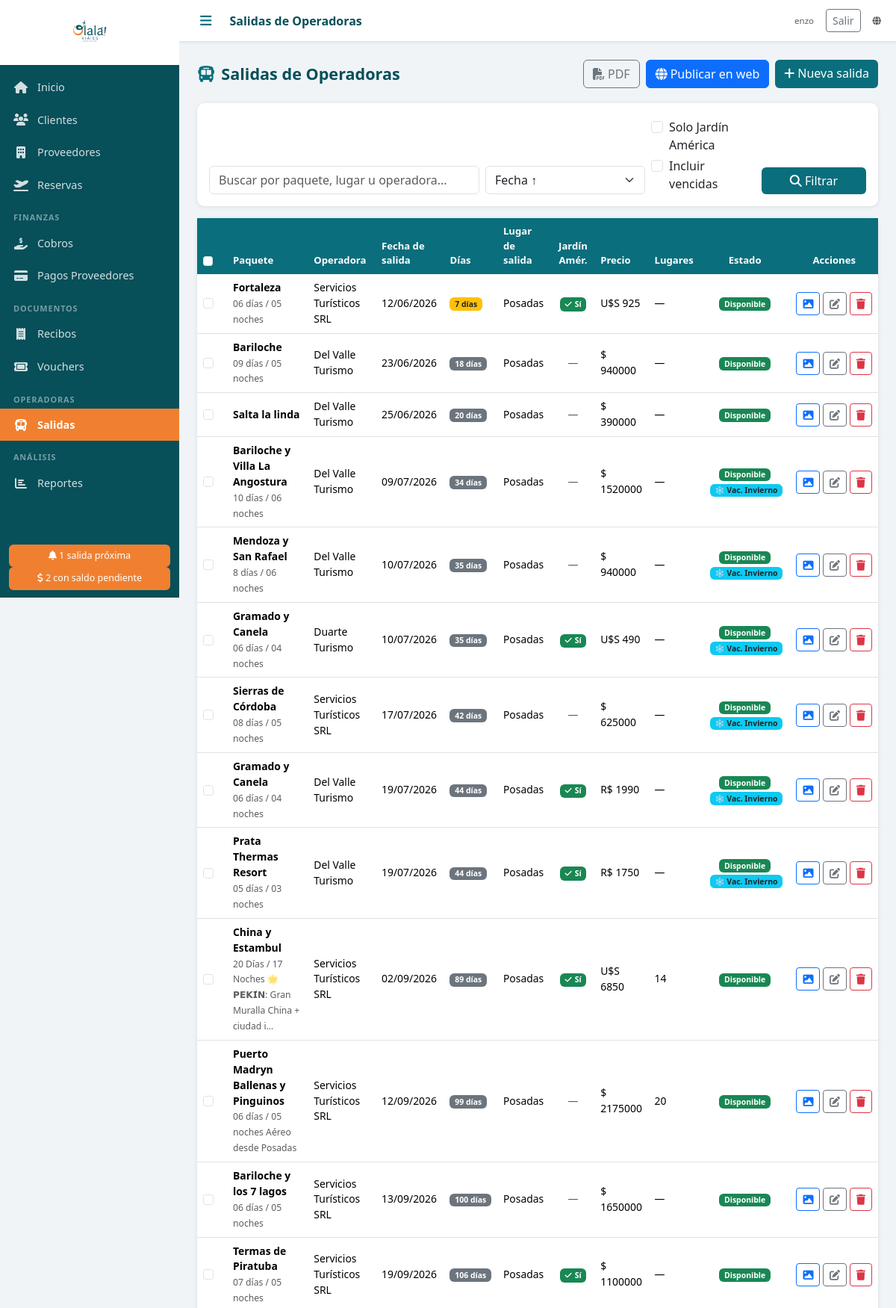
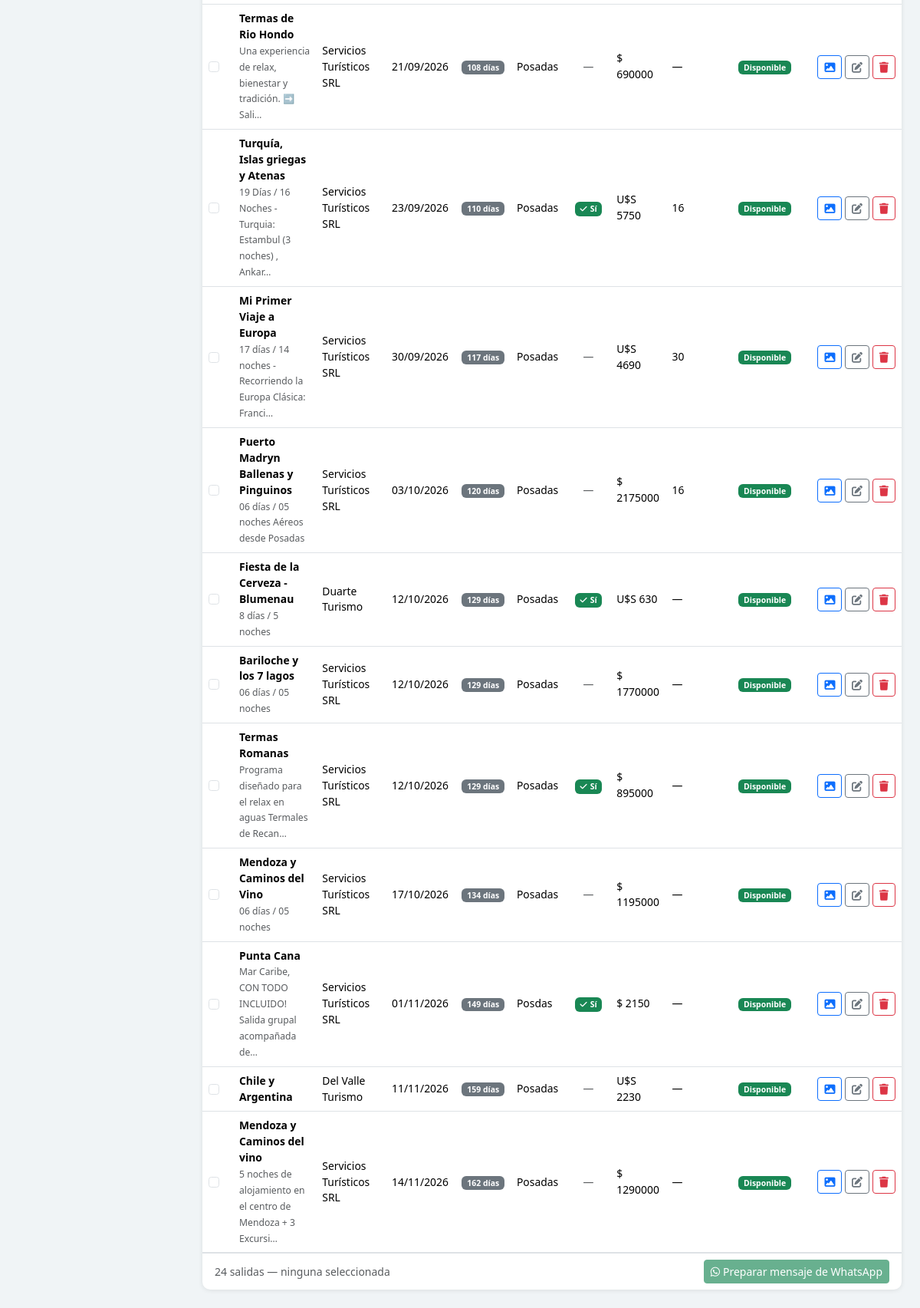
Page /salidas/ (signed in) on the committed database (2 pictures, top to bottom).
### agencia/models.py (models this page shows, shortened)
class Salida(models.Model):
    operadora = models.ForeignKey(
        Proveedor, on_delete=models.SET_NULL, null=True, blank=True,
        verbose_name='Operadora', related_name='salidas',
        limit_choices_to={'activo': True}
    )
    nombre_paquete = models.CharField('Nombre del paquete', max_length=200)
    fecha_salida = models.DateField('Fecha de salida')
    lugar_salida = models.CharField('Lugar de salida', max_length=200)
    pasa_por_jardin_america = models.BooleanField('Pasa por Jardín América', default=False)
    descripcion = models.TextField('Descripción / Itinerario', blank=True)
    servicios_incluidos = models.TextField('Servicios incluidos', blank=True, help_text='Un servicio por línea. Ej: Traslado de ida y vuelta\nAlojamiento en hotel 3 estrellas\nDesayuno incluido')
    foto = models.ImageField('Foto del paquete', upload_to=_sanitizar_nombre_foto, blank=True, null=True)
    precio = models.DecimalField('Precio', max_digits=12, decimal_places=2, null=True, blank=True)
    moneda = models.CharField('Moneda', max_length=3, choices=MONEDAS, default='ARS')
    cupos = models.PositiveIntegerField('Lugares disponibles', null=True, blank=True)
    vacaciones_invierno = models.BooleanField('Vacaciones de invierno', default=False)
    agotado = models.BooleanField('Agotado', default=False)
    notas = models.TextField('Notas internas', blank=True)
    created_at = models.DateTimeField(auto_now_add=True)
    class Meta:
        verbose_name = 'Salida'
        verbose_name_plural = 'Salidas'
        ordering = ['fecha_salida']
    def dias_restantes(self):
        from django.utils import timezone
        hoy = timezone.now().date()
        return (self.fecha_salida - hoy).days

class Proveedor(models.Model):
    TIPOS = [
        ('AEROLINEA', 'Aerolínea'),
        ('HOTEL', 'Hotel'),
        ('CRUCERO', 'Crucero'),
        ('AGENCIA', 'Agencia Mayorista'),
        ('OPERADOR', 'Operador Mayorista'),
        ('TRASLADO', 'Traslado'),
        ('SEGURO', 'Seguro de Viaje'),
        ('EXCURSION', 'Excursión'),
        ('OTRO', 'Otro'),
    ]
    nombre = models.CharField('Nombre', max_length=200)
    tipo = models.CharField('Tipo', max_length=20, choices=TIPOS, default='OTRO')
    comision_porcentaje = models.DecimalField('Comisión (%)', max_digits=5, decimal_places=2, default=0)
    contacto = models.CharField('Contacto', max_length=100, blank=True)
    email = models.EmailField('Email', blank=True)
    telefono = models.CharField('Teléfono', max_length=50, blank=True)
    notas = models.TextField('Notas', blank=True)
    activo = models.BooleanField('Activo', default=True)
    created_at = models.DateTimeField(auto_now_add=True)
    class Meta:
        verbose_name = 'Proveedor'
        verbose_name_plural = 'Proveedores'
        ordering = ['nombre']
    def __str__(self):
        return self.nombre

### agencia/views.py (the view)
# urls.py: path('salidas/', login_required(views.salidas_lista), name='salidas_lista'),
def salidas_lista(request):
    orden = request.GET.get('orden', 'fecha_salida')
    if orden not in ORDENES_VALIDOS_SALIDAS:
        orden = 'fecha_salida'
    q = request.GET.get('q', '')
    solo_jardin = request.GET.get('jardin', '')
    ver_todas = request.GET.get('todas', '') == '1'
    salidas = _salidas_qs(ver_todas=ver_todas)
    if q:
        salidas = salidas.filter(
            Q(nombre_paquete__icontains=q) |
            Q(lugar_salida__icontains=q) |
            Q(operadora__nombre__icontains=q)
        )
    if solo_jardin == '1':
        salidas = salidas.filter(pasa_por_jardin_america=True)
    salidas = list(salidas.order_by(orden))
    import json as _json
    SIMBOLOS = {'ARS': '$', 'USD': 'U$S', 'BRL': 'R$'}
    salidas_json = _json.dumps([{
        'pk': s.pk,
        'nombre': s.nombre_paquete,
        'fecha': s.fecha_salida.isoformat(),
        'lugar': s.lugar_salida,
        'jardin': s.pasa_por_jardin_america,
        'precio': float(s.precio) if s.precio else None,
        'simbolo': SIMBOLOS.get(s.moneda, s.moneda),
        'cupos': s.cupos,
        'agotado': s.agotado,
        'descripcion': s.descripcion,
    } for s in salidas], ensure_ascii=False)
    return render(request, 'salidas/lista.html', {
        'salidas': salidas,
        'salidas_json': salidas_json,
        'q': q,
        'orden': orden,
        'solo_jardin': solo_jardin,
        'ver_todas': ver_todas,
    })

### templates/salidas/lista.html (shortened to what this page needs)
{% extends 'base.html' %}
{% block topbar_title %}Salidas de Operadoras{% endblock %}
{% block content %}
<div class="page-header">
  <h2><i class="fas fa-bus me-2 text-teal"></i>Salidas de Operadoras</h2>
  <div class="d-flex gap-2">
    <a href="{% url 'salidas_pdf' %}{% if request.GET %}?{{ request.GET.urlencode }}{% endif %}" class="btn btn-outline-secondary" target="_blank">
      <i class="fas fa-file-pdf me-1"></i>PDF
    </a>
    <a href="{% url 'publicar_web' %}" class="btn btn-primary" id="btn-publicar-web"
       onclick="return confirmarPublicarWeb()">
      <i class="fas fa-globe me-1"></i>Publicar en web
    </a>
    <a href="{% url 'salida_nueva' %}" class="btn btn-teal"><i class="fas fa-plus me-1"></i>Nueva salida</a>
  </div>
</div>
<div class="card mb-3">
  <div class="card-body">
    <form method="get" class="row g-2 align-items-end">
      <div class="col-md-5">
        <input type="text" name="q" value="{{ q }}" class="form-control" placeholder="Buscar por paquete, lugar u operadora...">
      </div>
      <div class="col-md-3">
        <select name="orden" class="form-select">
          <option value="fecha_salida" {% if orden == 'fecha_salida' %}selected{% endif %}>Fecha ↑</option>
        </select>
      </div>
      <div class="col-md-2">
        <div class="form-check mt-1">
          <input class="form-check-input" type="checkbox" name="jardin" value="1" id="chkJardin" {% if solo_jardin == '1' %}checked{% endif %}>
          <label class="form-check-label" for="chkJardin">Solo Jardín América</label>
        </div>
        <div class="form-check mt-1">
          <input class="form-check-input" type="checkbox" name="todas" value="1" id="chkTodas" {% if ver_todas %}checked{% endif %}>
          <label class="form-check-label" for="chkTodas">Incluir vencidas</label>
        </div>
      </div>
      <div class="col-md-2 d-flex gap-2">
        <button class="btn btn-teal w-100" type="submit"><i class="fas fa-search"></i> Filtrar</button>
      </div>
    </form>
  </div>
</div>
<div class="card">
  <div class="card-body p-0">
    <div class="table-responsive">
      <table class="table table-hover mb-0">
        <thead class="table-light">
          <tr>
            <th style="width:40px">
              <input class="form-check-input" type="checkbox" id="chkTodos" title="Seleccionar todo">
            </th>
            <th>Paquete</th>
            <th>Operadora</th>
            <th>Fecha de salida</th>
            <th>Días</th>
            <th>Lugar de salida</th>
            <th class="text-center">Jardín Amér.</th>
            <th>Precio</th>
            <th>Lugares</th>
            <th class="text-center">Estado</th>
            <th class="text-center">Acciones</th>
          </tr>
        </thead>
        <tbody>
          {% for s in salidas %}
          {% with dias=s.dias_restantes %}
          <tr class="fila-salida">
            <td><input class="form-check-input chk-salida" type="checkbox" value="{{ s.pk }}"></td>
            <td>
              <span class="fw-semibold">{{ s.nombre_paquete }}</span>
              {% if s.descripcion %}<br><small class="text-muted">{{ s.descripcion|truncatechars:60 }}</small>{% endif %}
            </td>
            <td>{{ s.operadora|default:"—" }}</td>
            <td>{{ s.fecha_salida|date:"d/m/Y" }}</td>
            <td>
              {% if dias == 0 %}<span class="badge bg-danger">Hoy</span>
              {% elif dias == 1 %}<span class="badge bg-warning text-dark">Mañana</span>
              {% elif dias <= 7 %}<span class="badge bg-warning text-dark">{{ dias }} días</span>
              {% else %}<span class="badge bg-secondary">{{ dias }} días</span>{% endif %}
            </td>
            <td>{{ s.lugar_salida }}</td>
            <td class="text-center">
              {% if s.pasa_por_jardin_america %}
                <span class="badge bg-success"><i class="fas fa-check me-1"></i>Sí</span>
              {% else %}<span class="text-muted">—</span>{% endif %}
            </td>
            <td>
              {% if s.precio %}
                {% if s.moneda == 'ARS' %}${% elif s.moneda == 'USD' %}U$S{% else %}R${% endif %}
                {{ s.precio|floatformat:0 }}
              {% else %}—{% endif %}
            </td>
            <td>{{ s.cupos|default:"—" }}</td>
            <td class="text-center">
              {% if s.agotado %}
                <span class="badge bg-danger">AGOTADO</span>
              {% else %}
                <span class="badge bg-success">Disponible</span>
              {% endif %}
              {% if s.vacaciones_invierno %}
                <span class="badge bg-info text-dark ms-1">❄️ Vac. Invierno</span>
              {% endif %}
            </td>
            <td class="text-center text-nowrap">
              <a href="{% url 'salida_flyer' s.pk %}" class="btn btn-sm btn-outline-primary" title="Descargar flyer JPG (9:16)"><i class="fas fa-image"></i></a>
              <a href="{% url 'salida_editar' s.pk %}" class="btn btn-sm btn-outline-secondary" title="Editar"><i class="fas fa-edit"></i></a>
              <a href="{% url 'salida_eliminar' s.pk %}" class="btn btn-sm btn-outline-danger" title="Eliminar"><i class="fas fa-trash"></i></a>
            </td>
          </tr>
          {% endwith %}
          {% endfor %}
        </tbody>
      </table>
    </div>
    {% if salidas %}
    <div class="px-3 py-2 border-top d-flex align-items-center justify-content-between">
      <span class="text-muted small">
        {{ salidas|length }} salida{% if salidas|length != 1 %}s{% endif %} —
        <span id="txt-seleccionadas">ninguna seleccionada</span>
      </span>
      <button type="button" class="btn btn-success btn-sm" id="btn-whatsapp" disabled>
        <i class="fab fa-whatsapp me-1"></i>Preparar mensaje de WhatsApp
      </button>
    </div>
    {% endif %}
  </div>
</div>
{% endblock %}

### templates/base.html (shortened to what this page needs)
<!DOCTYPE html>
<html lang="es">
<head>
  {% load static %}
  <link rel="stylesheet" href="https://cdn.jsdelivr.net/npm/bootstrap@5.3.2/dist/css/bootstrap.min.css">
  <link rel="stylesheet" href="https://cdnjs.cloudflare.com/ajax/libs/font-awesome/6.5.0/css/all.min.css">
  <link rel="stylesheet" href="{% static 'css/olala.css' %}">
</head>
<body>
<div class="sidebar" id="sidebar">
  <div class="sidebar-logo">
    <img src="{% static 'img/logo.png' %}" alt="Olalá Viajes" class="logo-img">
  </div>
  <nav class="sidebar-nav">
    <a href="{% url 'dashboard' %}" class="nav-item {% if request.resolver_match.url_name == 'dashboard' %}active{% endif %}">
      <i class="fas fa-home"></i><span>Inicio</span>
    </a>
    <a href="{% url 'clientes_lista' %}" class="nav-item {% if 'cliente' in request.resolver_match.url_name %}active{% endif %}">
      <i class="fas fa-users"></i><span>Clientes</span>
    </a>
    <a href="{% url 'proveedores_lista' %}" class="nav-item {% if 'proveedor' in request.resolver_match.url_name %}active{% endif %}">
      <i class="fas fa-building"></i><span>Proveedores</span>
    </a>
    <a href="{% url 'reservas_lista' %}" class="nav-item {% if 'reserva' in request.resolver_match.url_name %}active{% endif %}">
      <i class="fas fa-plane-departure"></i><span>Reservas</span>
    </a>
    <div class="nav-section">Finanzas</div>
    <a href="{% url 'cobros_lista' %}" class="nav-item {% if 'cobro' in request.resolver_match.url_name %}active{% endif %}">
      <i class="fas fa-hand-holding-dollar"></i><span>Cobros</span>
    </a>
    <a href="{% url 'pagos_proveedor_lista' %}" class="nav-item {% if 'pago_proveedor' in request.resolver_match.url_name %}active{% endif %}">
      <i class="fas fa-credit-card"></i><span>Pagos Proveedores</span>
    </a>
    <div class="nav-section">Documentos</div>
    <a href="{% url 'recibos_lista' %}" class="nav-item {% if 'recibo' in request.resolver_match.url_name %}active{% endif %}">
      <i class="fas fa-receipt"></i><span>Recibos</span>
    </a>
    <a href="{% url 'vouchers_lista' %}" class="nav-item {% if 'voucher' in request.resolver_match.url_name %}active{% endif %}">
      <i class="fas fa-ticket"></i><span>Vouchers</span>
    </a>
    <div class="nav-section">Operadoras</div>
    <a href="{% url 'salidas_lista' %}" class="nav-item {% if 'salida' in request.resolver_match.url_name %}active{% endif %}">
      <i class="fas fa-bus"></i><span>Salidas</span>
    </a>
    <div class="nav-section">Análisis</div>
    <a href="{% url 'reportes' %}" class="nav-item {% if 'reporte' in request.resolver_match.url_name %}active{% endif %}">
      <i class="fas fa-chart-bar"></i><span>Reportes</span>
    </a>
  </nav>
  {% if alertas_salidas > 0 or alertas_saldos > 0 %}
  <div class="sidebar-alerts">
    {% if alertas_salidas > 0 %}
    <a href="{% url 'dashboard' %}" class="alert-badge">
      <i class="fas fa-bell"></i> {{ alertas_salidas }} salida{% if alertas_salidas != 1 %}s{% endif %} próxima{% if alertas_salidas != 1 %}s{% endif %}
    </a>
    {% endif %}
    {% if alertas_saldos > 0 %}
    <a href="{% url 'reporte_saldos' %}" class="alert-badge">
      <i class="fas fa-dollar-sign"></i> {{ alertas_saldos }} con saldo pendiente
    </a>
    {% endif %}
  </div>
  {% endif %}
</div>
<div class="main-content">
  <div class="topbar">
    <button class="btn-menu" onclick="toggleSidebar()"><i class="fas fa-bars"></i></button>
    <div class="topbar-title">{% block topbar_title %}{% endblock %}</div>
    <div class="topbar-right d-flex align-items-center gap-3">
      {% if user.is_authenticated %}
      <span class="text-muted small">{{ user.get_username }}</span>
      <form method="post" action="{% url 'logout' %}" class="d-inline mb-0">
        <button type="submit" class="btn btn-sm btn-outline-secondary">Salir</button>
      </form>
      {% endif %}
      <a href="{% url 'web_publica' %}" class="text-muted small" target="_blank" title="Catálogo público"><i class="fas fa-globe"></i></a>
    </div>
  </div>
  <div class="content-area">
    {% block content %}{% endblock %}
  </div>
</div>
</body>
</html>

### rows in the picture
Salida: nombre_paquete "Fortaleza", descripcion "06 días / 05 noches", operadora "Servicios Turísticos SRL", fecha_salida "12/06/2026", dias_restantes "7", lugar_salida "Posadas", pasa_por_jardin_america True (drawn), moneda "U$S", precio "925", cupos "—", agotado "Disponible"
Salida: nombre_paquete "Bariloche", descripcion "09 días / 05 noches", operadora "Del Valle Turismo", fecha_salida "23/06/2026", dias_restantes "18", lugar_salida "Posadas", precio "940000", cupos "—", agotado "Disponible"
Salida: nombre_paquete "Salta la linda", operadora "Del Valle Turismo", fecha_salida "25/06/2026", dias_restantes "20", lugar_salida "Posadas", precio "390000", cupos "—", agotado "Disponible"
Salida: nombre_paquete "Bariloche y Villa La Angostura", descripcion "10 días / 06 noches", operadora "Del Valle Turismo", fecha_salida "09/07/2026", dias_restantes "34", lugar_salida "Posadas", precio "1520000", cupos "—", agotado "Disponible", vacaciones_invierno "❄️ Vac. Invierno"
Salida: nombre_paquete "Mendoza y San Rafael", descripcion "8 días / 06 noches", operadora "Del Valle Turismo", fecha_salida "10/07/2026", dias_restantes "35", lugar_salida "Posadas", precio "940000", cupos "—", agotado "Disponible", vacaciones_invierno "❄️ Vac. Invierno"
Salida: nombre_paquete "Gramado y Canela", descripcion "06 días / 04 noches", operadora "Duarte Turismo", fecha_salida "10/07/2026", dias_restantes "35", lugar_salida "Posadas", pasa_por_jardin_america True (drawn), moneda "U$S", precio "490", cupos "—", agotado "Disponible", vacaciones_invierno "❄️ Vac. Invierno"
Salida: nombre_paquete "Sierras de Córdoba", descripcion "08 días / 05 noches", operadora "Servicios Turísticos SRL", fecha_salida "17/07/2026", dias_restantes "42", lugar_salida "Posadas", precio "625000", cupos "—", agotado "Disponible", vacaciones_invierno "❄️ Vac. Invierno"
Salida: nombre_paquete "Gramado y Canela", descripcion "06 días / 04 noches", operadora "Del Valle Turismo", fecha_salida "19/07/2026", dias_restantes "44", lugar_salida "Posadas", pasa_por_jardin_america True (drawn), moneda "R$", precio "1990", cupos "—", agotado "Disponible", vacaciones_invierno "❄️ Vac. Invierno"
Salida: nombre_paquete "Prata Thermas Resort", descripcion "05 días / 03 noches", operadora "Del Valle Turismo", fecha_salida "19/07/2026", dias_restantes "44", lugar_salida "Posadas", pasa_por_jardin_america True (drawn), moneda "R$", precio "1750", cupos "—", agotado "Disponible", vacaciones_invierno "❄️ Vac. Invierno"
Salida: nombre_paquete "China y Estambul", descripcion "20 Días / 17 Noches 🌟 𝗣𝗘𝗞𝗜́𝗡: Gran Muralla China + ciudad i…", operadora "Servicios Turísticos SRL", fecha_salida "02/09/2026", dias_restantes "89", lugar_salida "Posadas", pasa_por_jardin_america True (drawn), moneda "U$S", precio "6850", cupos "14", agotado "Disponible"
Salida: nombre_paquete "Puerto Madryn Ballenas y Pinguinos", descripcion "06 días / 05 noches Aéreo desde Posadas", operadora "Servicios Turísticos SRL", fecha_salida "12/09/2026", dias_restantes "99", lugar_salida "Posadas", precio "2175000", cupos "20", agotado "Disponible"
Salida: nombre_paquete "Bariloche y los 7 lagos", descripcion "06 días / 05 noches", operadora "Servicios Turísticos SRL", fecha_salida "13/09/2026", dias_restantes "100", lugar_salida "Posadas", precio "1650000", cupos "—", agotado "Disponible"
Salida: nombre_paquete "Termas de Piratuba", descripcion "07 días / 05 noches", operadora "Servicios Turísticos SRL", fecha_salida "19/09/2026", dias_restantes "106", lugar_salida "Posadas", pasa_por_jardin_america True (drawn), precio "1100000", cupos "—", agotado "Disponible"
Salida: nombre_paquete "Termas de Rio Hondo", descripcion "Una experiencia de relax, bienestar y tradición. ➡️ Sali…", operadora "Servicios Turísticos SRL", fecha_salida "21/09/2026", dias_restantes "108", lugar_salida "Posadas", precio "690000", cupos "—", agotado "Disponible"
Salida: nombre_paquete "Turquía, Islas griegas y Atenas", descripcion "19 Días / 16 Noches - Turquia: Estambul (3 noches) , Ankar…", operadora "Servicios Turísticos SRL", fecha_salida "23/09/2026", dias_restantes "110", lugar_salida "Posadas", pasa_por_jardin_america True (drawn), moneda "U$S", precio "5750", cupos "16", agotado "Disponible"
Salida: nombre_paquete "Mi Primer Viaje a Europa", descripcion "17 días / 14 noches - Recorriendo la Europa Clásica: Franci…", operadora "Servicios Turísticos SRL", fecha_salida "30/09/2026", dias_restantes "117", lugar_salida "Posadas", moneda "U$S", precio "4690", cupos "30", agotado "Disponible"
Salida: nombre_paquete "Puerto Madryn Ballenas y Pinguinos", descripcion "06 días / 05 noches Aéreos desde Posadas", operadora "Servicios Turísticos SRL", fecha_salida "03/10/2026", dias_restantes "120", lugar_salida "Posadas", precio "2175000", cupos "16", agotado "Disponible"
Salida: nombre_paquete "Fiesta de la Cerveza - Blumenau", descripcion "8 días / 5 noches", operadora "Duarte Turismo", fecha_salida "12/10/2026", dias_restantes "129", lugar_salida "Posadas", pasa_por_jardin_america True (drawn), moneda "U$S", precio "630", cupos "—", agotado "Disponible"
Salida: nombre_paquete "Bariloche y los 7 lagos", descripcion "06 días / 05 noches", operadora "Servicios Turísticos SRL", fecha_salida "12/10/2026", dias_restantes "129", lugar_salida "Posadas", precio "1770000", cupos "—", agotado "Disponible"
Salida: nombre_paquete "Termas Romanas", descripcion "Programa diseñado para el relax en aguas Termales de Recan…", operadora "Servicios Turísticos SRL", fecha_salida "12/10/2026", dias_restantes "129", lugar_salida "Posadas", pasa_por_jardin_america True (drawn), precio "895000", cupos "—", agotado "Disponible"
Salida: nombre_paquete "Mendoza y Caminos del Vino", descripcion "06 días / 05 noches", operadora "Servicios Turísticos SRL", fecha_salida "17/10/2026", dias_restantes "134", lugar_salida "Posadas", precio "1195000", cupos "—", agotado "Disponible"
Salida: nombre_paquete "Punta Cana", descripcion "Mar Caribe, CON TODO INCLUIDO! Salida grupal acompañada de…", operadora "Servicios Turísticos SRL", fecha_salida "01/11/2026", dias_restantes "149", lugar_salida "Posdas", pasa_por_jardin_america True (drawn), precio "2150", cupos "—", agotado "Disponible"
Salida: nombre_paquete "Chile y Argentina", operadora "Del Valle Turismo", fecha_salida "11/11/2026", dias_restantes "159", lugar_salida "Posadas", moneda "U$S", precio "2230", cupos "—", agotado "Disponible"
Salida: nombre_paquete "Mendoza y Caminos del vino", descripcion "5 noches de alojamiento en el centro de Mendoza + 3 Excursi…", operadora "Servicios Turísticos SRL", fecha_salida "14/11/2026", dias_restantes "162", lugar_salida "Posadas", precio "1290000", cupos "—", agotado "Disponible"

### other values in the picture
{{ alertas_salidas }} "1"
{{ alertas_saldos }} "2"
{{ user.get_username }} "enzo"
{{ salidas|length }} "24"
